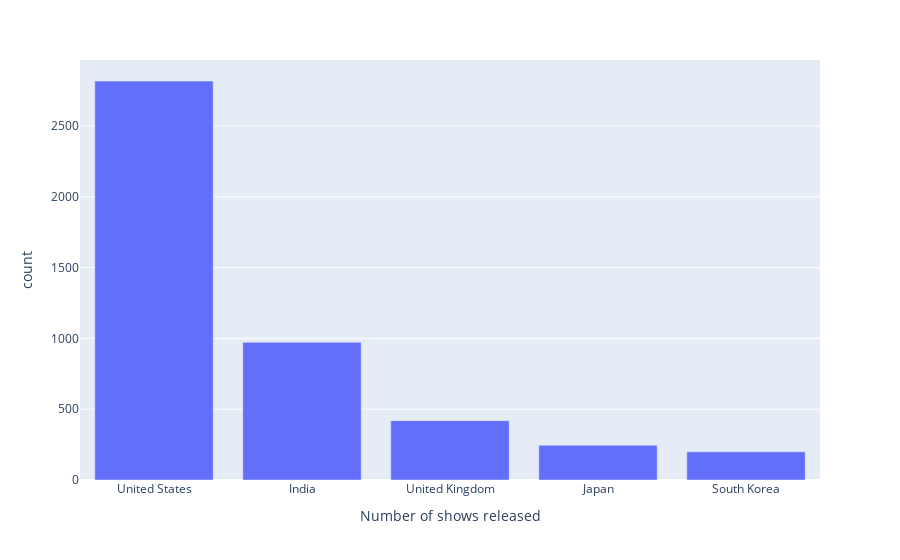

This figure's notebook cell:
### Code cell
#create a barchart to get the top countries values
px.bar(top_countries,x='country',y='count',
      labels={'index':'country',
            'country':'Number of shows released'})

### Figure 1 — Plotly figure (JSON) as saved in the notebook; plotly's stock layout.template omitted (floating-point values rounded to 4 significant figures)
{"data": [{"alignmentgroup": "True", "hovertemplate": "Number of shows released=%{x}<br>count=%{y}<extra></extra>", "legendgroup": "", "marker": {"color": "#636efa", "pattern": {"shape": ""}}, "name": "", "offsetgroup": "", "orientation": "v", "showlegend": false, "textposition": "auto", "type": "bar", "x": ["United States", "India", "United Kingdom", "Japan", "South Korea"], "xaxis": "x", "y": [2818, 972, 419, 245, 199], "yaxis": "y"}], "layout": {"autosize": true, "barmode": "relative", "legend": {"tracegroupgap": 0}, "margin": {"t": 60}, "xaxis": {"anchor": "y", "autorange": true, "domain": [0, 1], "range": [-0.5, 4.5], "title": {"text": "Number of shows released"}, "type": "category"}, "yaxis": {"anchor": "x", "autorange": true, "domain": [0, 1], "range": [0, 2966.0], "title": {"text": "count"}, "type": "linear"}}}
